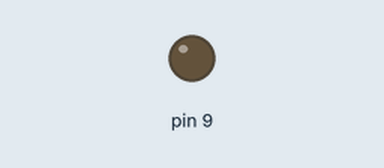
A sketch run on a simulated Arduino Uno, built with avr-gcc and run on an emulated ATmega328P. Shown: output pins drawn as LEDs (lit = HIGH).

Above: at 0.05 s.
At 1.3 s:
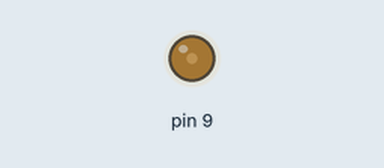
At 2.6 s:
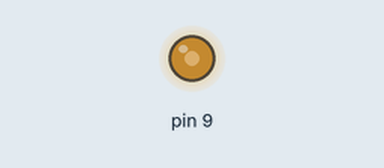
At 5.2 s:
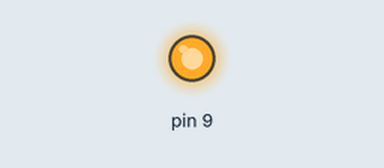
Timing chart, 0 to 9.4 s (numbered marks = the images above):
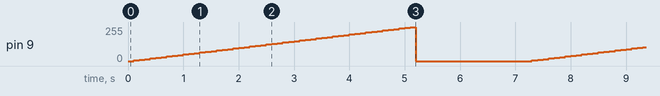

The sketch:

analog03.ino
```cpp
#include "PWMLed.h"

PWMLed led(9);

void setup() {

}

void loop() {
  int pwm_val;

  for(pwm_val = 0; pwm_val < 256; pwm_val += 5) {
    led.setValue(pwm_val); // PWM 신호 출력
    delay(100);
  }

  led.off();
  delay(2000);
}
```

Measured:
- by itself, pin 9: ramps from 0/255 to 255/255 and jumps back, once every 7.2 s
